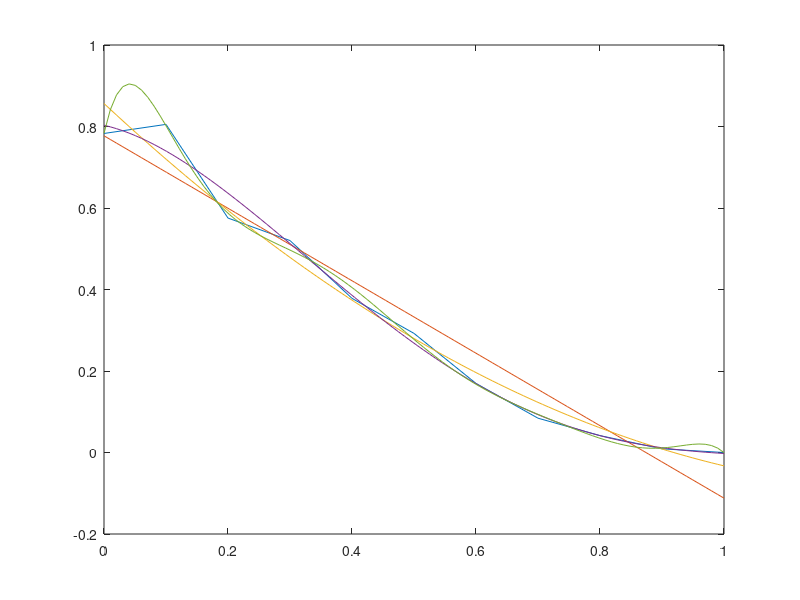

MATLAB code to generate this figure:
function hw9p5=hw9p5()
x = [0, 0.1, 0.2, 0.3, 0.4, 0.5, 0.6, 0.7, 0.8, 0.9, 1];
y = [0.7829, 0.8052, 0.5753, 0.5201, 0.3783, 0.2923, 0.1695, 0.0842, 0.0415, 0.009, 0];

figure;
plot(x, y);
hold on;

orders = [1, 2, 4, 8];

for i = 1:length(orders)
    order = orders(i);
    coefficients = polyfit(x, y, order);
    xFit = linspace(min(x), max(x), 100);
    yFit = polyval(coefficients, xFit);
    plot(xFit, yFit, 'DisplayName', ['Order ', num2str(order), ' Polynomial']);
end